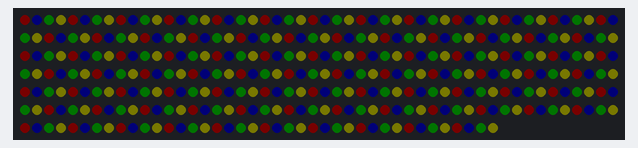
A sketch run on a simulated Arduino Uno, built with avr-gcc and run on an emulated ATmega328P. Parts: 340 RGB LEDs in strip order, left to right, continuing on the next row. Dim RGB values are drawn brighter than linear.

Above: at 0.1 s.

The sketch:

LedTest.ino
```cpp
/*
  ------------------------------------------------------------
  Project: Monopoly
  Author: N1tuT
  Date: 28 DEC 2025
  Version: v1.0

  Description:
  This script controls a WS2812B LED strip using the FastLED
  library. The LEDs are divided into groups of four, with each
  group displaying a repeating colour pattern representing
  each player:
    - Red
    - Blue
    - Green
    - Yellow

  This script is designed to test the LED hardware and verify
  that all connections are working correctly. It lights up
  every space on the board with the specified player colours,
  making any faulty LEDs or wiring issues easy to identify.
  ------------------------------------------------------------
*/

#include <FastLED.h>

#define pPlayer 22                                            // data pin for PLAYER LEDs
#define pHouses 23                                            // data pin for HOUSES LEDs
#define nLEDPlayer 340                                         // number of LEDs in the PLAYER strip
#define nLEDHouses 16                                         // number of LEDs in the HOUSES strip

// Define LED colour array and position array
CRGB colours[4] = {CRGB::Red, CRGB::Blue, CRGB::Green, CRGB::Yellow};
CRGB pos[nLEDPlayer];                                        // array of all LEDs in the PLAYER strip
//CRGB pos[nLEDHouses];                                         // array of all LEDs in the HOUSES strip

void setup() {
  FastLED.addLeds<WS2812B, pPlayer, GRB>(pos, nLEDPlayer);    // initiate LED strip
  FastLED.setBrightness(2);
}

void loop() {
  int places = nLEDPlayer / 4;                              // number of PLAYER places around the board
  int property = nLEDHouses / 4;                            // number of HOUSES places around the board

  // Loop to turn on all PLAYER LEDs in specific colours
  int lPlayer;
  for (int i = 0; i < places; i++) {
    // increment loop by four
    lPlayer = 4 * i;

    // set each LED as specific colour
    pos[0 + lPlayer] = CRGB::Red;
    pos[1 + lPlayer] = CRGB::Blue;
    pos[2 + lPlayer] = CRGB::Green;
    pos[3 + lPlayer] = CRGB::Yellow;
  }

  // Loop to turn on all HOUSES LEDs in specific colour
  // int lHouses;
  // for (int i = 0; i < places; i++) {
  //   // increment loop by four
  //   lHouses = 4 * i;

  //   // set each LED as specific colour
  //   pos[0 + lHouses] = CRGB::Green;
  //   pos[1 + lHouses] = CRGB::Green;
  //   pos[2 + lHouses] = CRGB::Green;
  //   pos[3 + lHouses] = CRGB::Red;
  // }

  FastLED.show();
}
```
